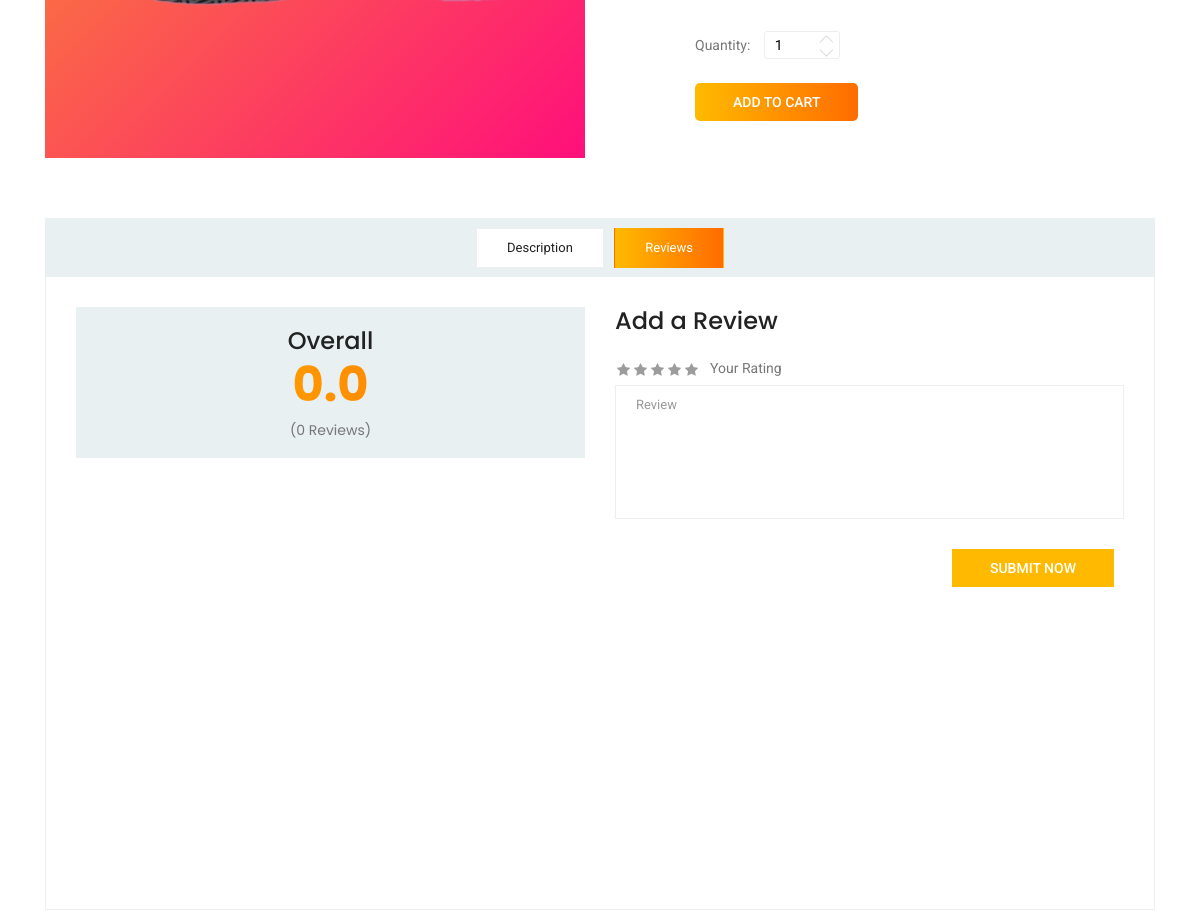
Before: /product/9/ (middle part) with the older database file.
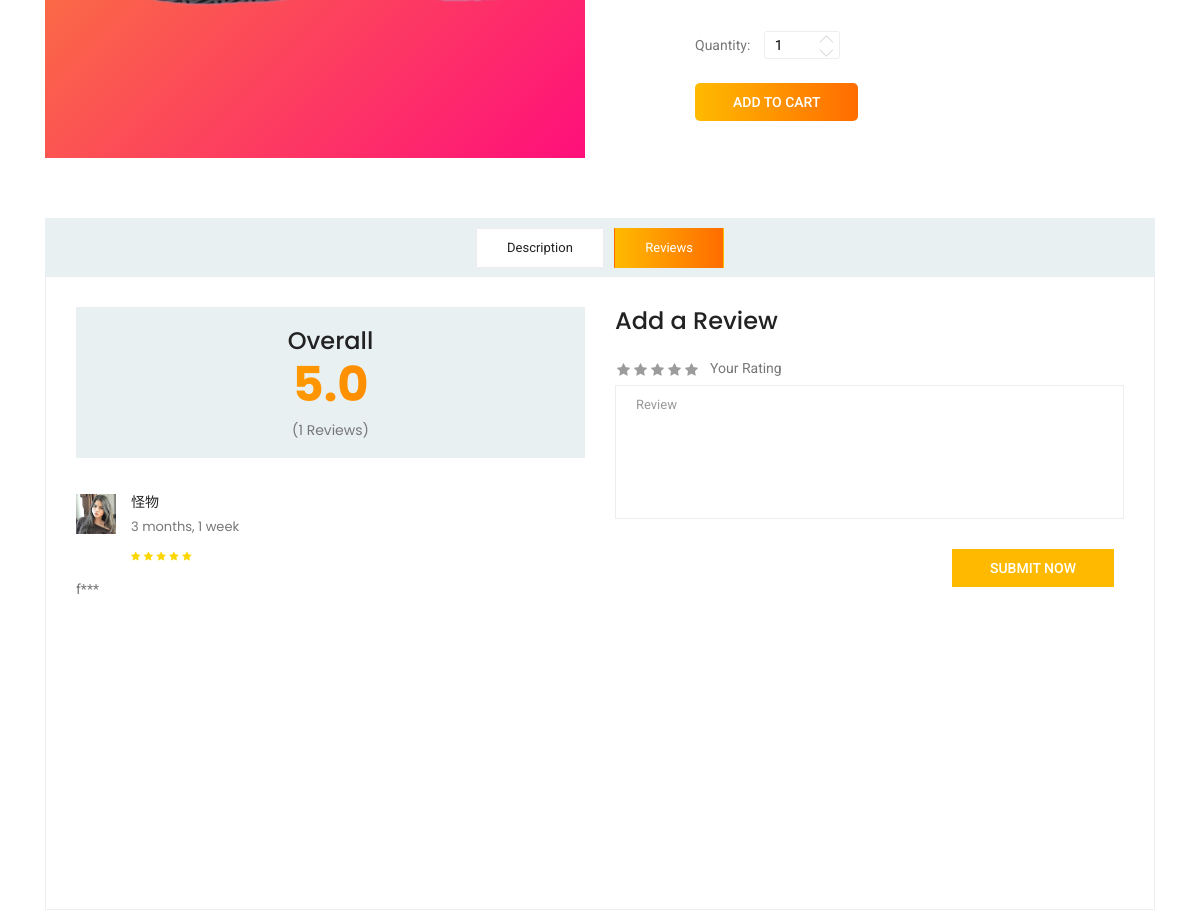
After: the same page with the newer database file.
### base/models.py (models this page shows, shortened)
class Review(models.Model):
    user = models.ForeignKey(User,on_delete=models.CASCADE)
    product = models.ForeignKey(Product,on_delete=models.CASCADE)
    rating = models.SmallIntegerField(null=True,blank=True)
    body = models.TextField(null=False, blank=False)
    updated = models.DateTimeField(auto_now=True)
    created = models.DateTimeField(auto_now_add=True)
    class Meta:
        ordering = ['-updated', '-created']

class User(AbstractUser):
    birth = models.DateField(blank=True,null=True)
    gender = models.BooleanField(default=False)
    email = models.EmailField(unique=True)
    phone = models.CharField(max_length=10,blank=True,null=True)
    avatar = models.ImageField(null=True,blank=True,upload_to='users/',default= 'users/avatar.svg')
    old_cart = models.CharField(max_length=200, blank=True, null=True)
    updated = models.DateTimeField(auto_now=True)
    created = models.DateTimeField(auto_now_add=True)
    USERNAME_FIELD = 'email'
    REQUIRED_FIELDS = []
    @property
    def ImageURL(self):
        try:
            url = self.avatar.url
        except:
            url = ''
        return url
    objects = CustomUserManager()

### base/views.py (the view, shortened to what this page needs)
# urls.py: path('product/<str:pk>/', views.productPage, name='product'),
def productPage(request, pk):
    product = Product.objects.get(id = pk)
    product_reviews = product.review_set.all()
    product_review_len = len(product_reviews)
    overall_score = sum(review.rating for review in product_reviews if review.rating is not None) / (len(product_reviews)) if product_reviews else 0
    sale_prods = Product.objects.filter(is_sale=True)[:9]
    logoes = Suppiler.objects.all()
    context = {'product': product, 'product_reviews':product_reviews,
               'overall_score':overall_score, 'product_review_len': product_review_len,
               'sale_prods':sale_prods, 'logoes':logoes}
    return render(request,'base/main/product.html',context)

### base/cart.py (called while the page is built)
    def __len__(self):
        return len(self.cart)

### base/context_processors.py (called while the page is built)
def cart(request):
    return {'cart': Cart(request)}

### base/models.py (called while the page is built)
    def __str__(self):
        return self.name

    @property
    def ImageURL(self):
        try:
            url = self.image.url
        except:
            url = ''
        return url

    @property
    def ImageURL(self):
        try:
            url = self.image.url
        except:
            url = ''
        return url

### base/templates/base/main/product.html (shortened to what the changed rows need)
{% extends "main/main.html" %}
{% load static %}
{% block content %}
<section class="product_description_area">
    <div class="container">
        <div class="tab-content" id="myTabContent">
            <div class="tab-pane fade show active" id="review" role="tabpanel" aria-labelledby="review-tab">
                <div class="row">
                    <div class="col-lg-6">
                        <div class="row total_rate">
                            <div class="col-12">
                                <div class="box_total">
                                    <h5>Overall</h5>
                                    <h4>{{overall_score|floatformat:1}}</h4>
                                    <h6>({{product_review_len}} Reviews)</h6>
                                </div>
                            </div>
                        </div>
                        <div class="review_list">
                            {% for review in product_reviews %}
                            <div class="review_item" style="position: relative;">
                                <div class="media">
                                    <div class="d-flex">
                                        <img src="{{review.user.ImageURL}}" alt="hung"
                                            style="height: 40px; width: 40px;">
                                    </div>
                                    <div class="media-body">
                                        <h4>{{review.user.username}}</h4>
                                        <h5>{{review.created|timesince}}</h5>
                                        {% if review.rating > 0 %}
                                            <i class="fa fa-star{% if review.rating  < 1 %}-o{% else %}  {% endif %} " id="check-star"></i>
                                            <i class="fa fa-star{% if review.rating  < 2 %}-o{% else %}  {% endif %} " id="check-star"></i>
                                            <i class="fa fa-star{% if review.rating  < 3 %}-o{% else %}  {% endif %} " id="check-star"></i>
                                            <i class="fa fa-star{% if review.rating  < 4 %}-o{% else %}  {% endif %} " id="check-star"></i>
                                            <i class="fa fa-star{% if review.rating  < 5 %}-o{% else %}  {% endif %} " id="check-star"></i>
                                        {% else %}
                                            <i class="fa fa-star-o " id="star"></i>
                                            <i class="fa fa-star-o" id="star"></i>
                                            <i class="fa fa-star-o" id="star"></i>
                                            <i class="fa fa-star-o" id="star"></i>
                                            <i class="fa fa-star-o" id="star"></i>
                                        {% endif %}
                                    </div>
                                </div>
                                <p>{{review.body}}</p>
                            </div>
                            {% endfor %}
                        </div>
                    </div>
                </div>
            </div>
        </div>
    </div>
</section>
{% endblock content %}

Changed rows visible on the page:
added Review: user.ImageURL (picture), user.username "怪物", created "3 months, 1 week", rating 5 (drawn), body "f***"
Other visible differences:
{{ overall_score|floatformat:1 }}: "0.0" → "5.0"
{{ product_review_len }}: "0" → "1"
